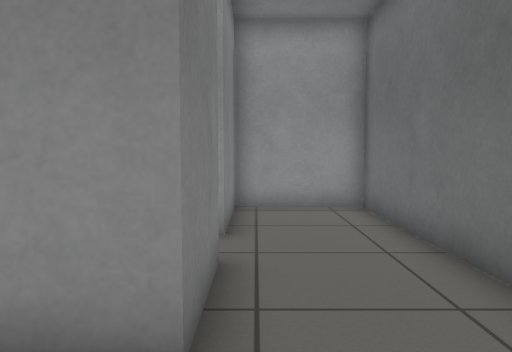
[1] (above)

14 first-person views from a walk through a Gazebo world. The camera is 0.78 m above the floor, tilts 4° down and sees 70° across. The floor is counted in squares, 0.5 m on a side. Each view is taken from the middle of a square. On the plan, view 1 faces up. The plan holds only what a view shows up to about 16 squares ahead; the rest is blank. The place goes on beyond the plan.

[2]
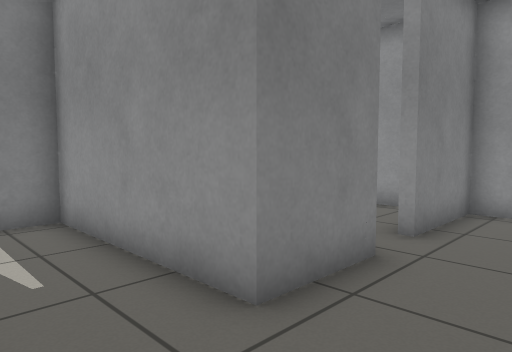

[3]
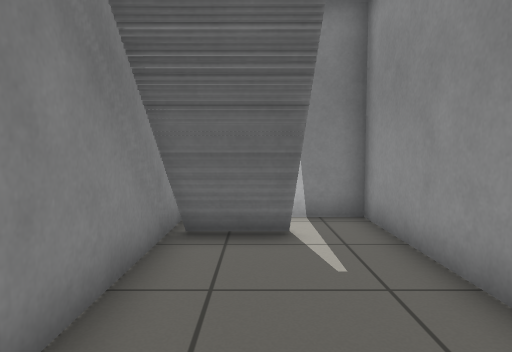

[4]
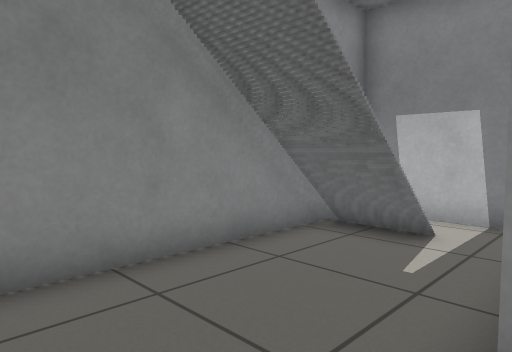

[5]
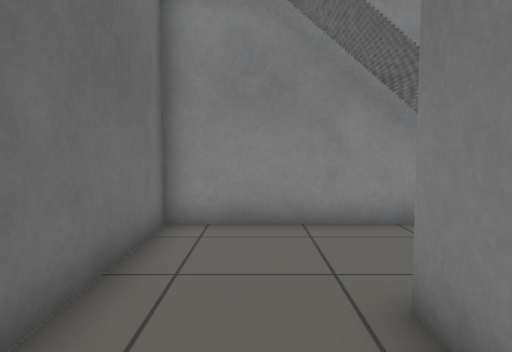

[6]
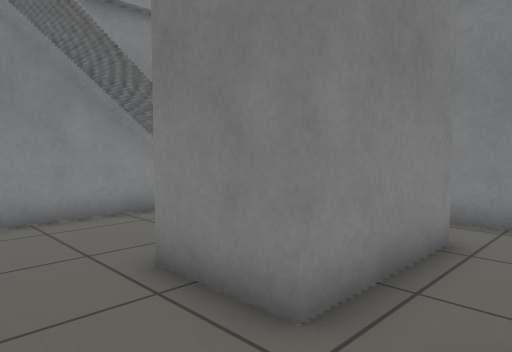

[7]
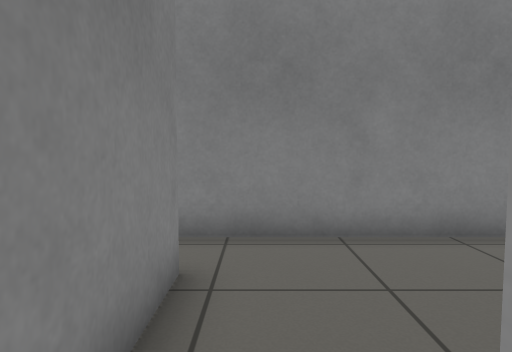

[8]
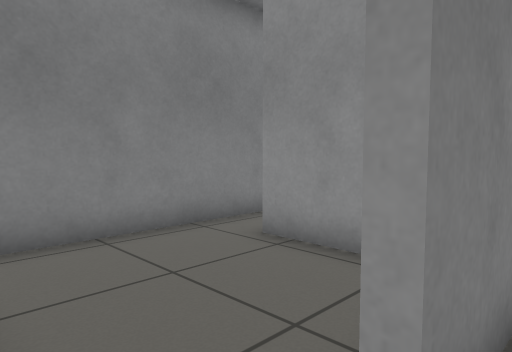

[9]
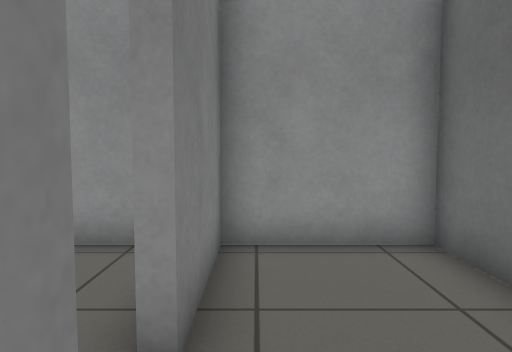

[10]
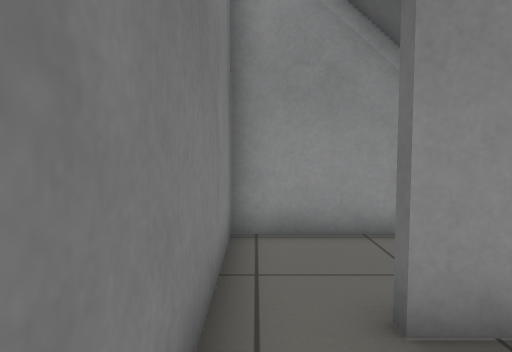

[11]
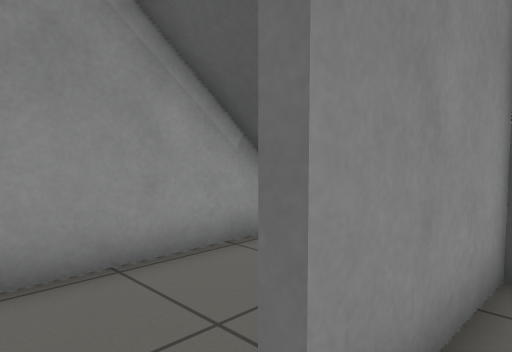

[12]
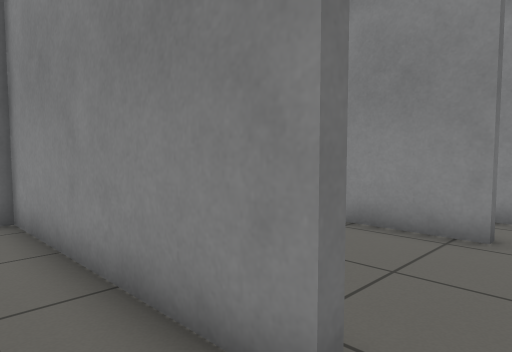

[13]
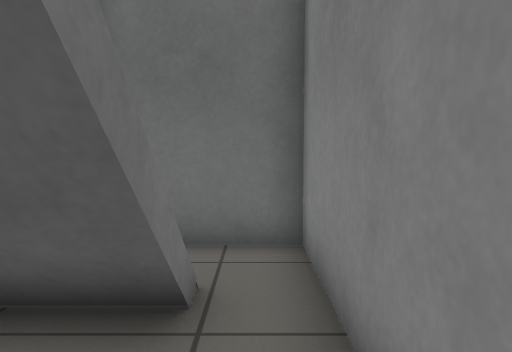

[14]
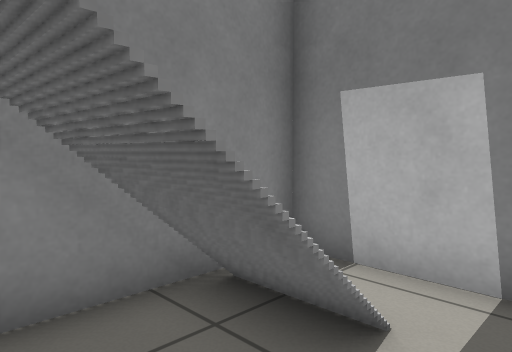

### Floor plan
Key: @ floor where view 1 was taken; # wall or solid block; . main floor; : floor 0.05 m higher than the main floor; O other object.
Columns run from 7 left of view 1 to 3 right of it. Each row starts with its distance up from view 1.
 14 ######
 13 #....O O: #
 12 #....OOO:.#
 11 #.........#
 10 #..########
  9 #.....#...#
  8 #.....#...#
  7 #.....#...#
  6 #.........#
  5 #..####...#
  4 #...  #...#
  3 #######...#
  2 #.........#
  1 #.........#
  0 #.:O ..@..#
 -1 #.:OO.....#
 -2 ###########

Where each view was taken, in squares from view 1:
view 1: 0 up, 0 right, facing up
view 2: 0 up, 2 right, facing up-left
view 3: 0 up, 2 right, facing left
view 4: 3 up, 2 right, facing down-left
view 5: 6 up, 1 right, facing down
view 6: 7 up, 2 right, facing down-left
view 7: 6 up, 0 right, facing left
view 8: 5 up, 0 right, facing up-left
view 9: 4 up, 0 right, facing up
view 10: 7 up, 6 left, facing up
view 11: 9 up, 6 left, facing up-right
view 12: 12 up, 6 left, facing down-right
view 13: 11 up, 3 left, facing right
view 14: 2 up, 2 left, facing down-left
